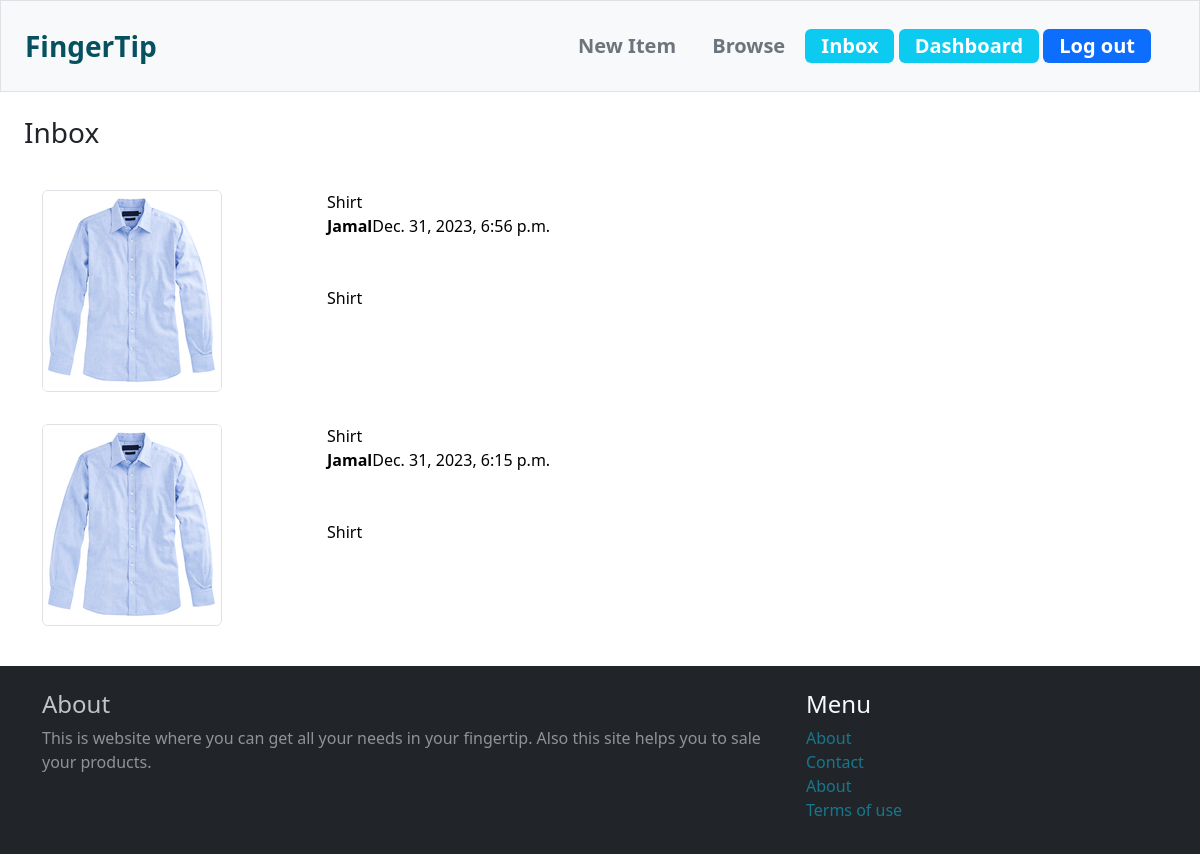
The page /inbox/ (signed in) on the database its author committed.
### conversation/models.py (models this page shows)
class Conversation(models.Model):
    item = models.ForeignKey(Item,related_name="conversations",on_delete=models.CASCADE)
    members = models.ManyToManyField(User,related_name="conversaions")
    created_at = models.DateTimeField(auto_now_add=True)
    modified_at = models.DateTimeField(auto_now=True)
    class Meta:
        ordering = ('-modified_at',)

### item/models.py (models this page shows, shortened)
class Item(models.Model):
    category = models.ForeignKey(Category,related_name="items",on_delete=models.CASCADE)
    name = models.CharField(max_length=200)
    description = models.TextField(blank=True,null = True)
    price = models.FloatField()
    image = models.ImageField(upload_to='item_images', blank=True,null=True)
    is_sold = models.BooleanField(default=False)
    created_by = models.ForeignKey(User,related_name="items",on_delete=models.CASCADE)
    created_at = models.DateTimeField(auto_now_add=True)

### conversation/views.py (the view)
# urls.py: path('inbox/',include('conversation.urls'))
@login_required
def inbox(request):
    conversation = Conversation.objects.filter(members__in=[request.user.id])
    context = {'conversation' : conversation}
    return render(request,'conversation/inbox.html',context)

### conversation/templates/conversation/inbox.html (shortened to what this page needs)
{% extends 'core/base.html' %}
{% block content %}
<h3 class="mb-4">Inbox</h3>
<div class="container">
    {% for conversation in conversation %}
    <a href="{% url 'conversation:detail' conversation.id %}" class="text-black text-decoration-none">
    <div class="row py-3">
        <div class="col-3">
            <img src="{{ conversation.item.image.url }}" alt="" class="img-fluid rounded border rounded">
        </div>
        <div class="col-9">
            {% for member in conversation.members.all %}
            {% if member != request.user %}
            <p class="mb-5"><strong>{{ member.username }}</strong>{{conversation.modified_at}}</p>
            {% endif %}
            {{ conversation.item.name }}
            {% endfor %}
        </div>
    </div>
</a>
    {% endfor %}
</div>
{% endblock %}

### rows shown on the page
Conversation: item.image (picture), item.name "Shirt", modified_at "Dec. 31, 2023, 6:56 p.m."
Conversation: item.image (picture), item.name "Shirt", modified_at "Dec. 31, 2023, 6:15 p.m."

### other values the page prints
{{ member.username }} "Jamal"
